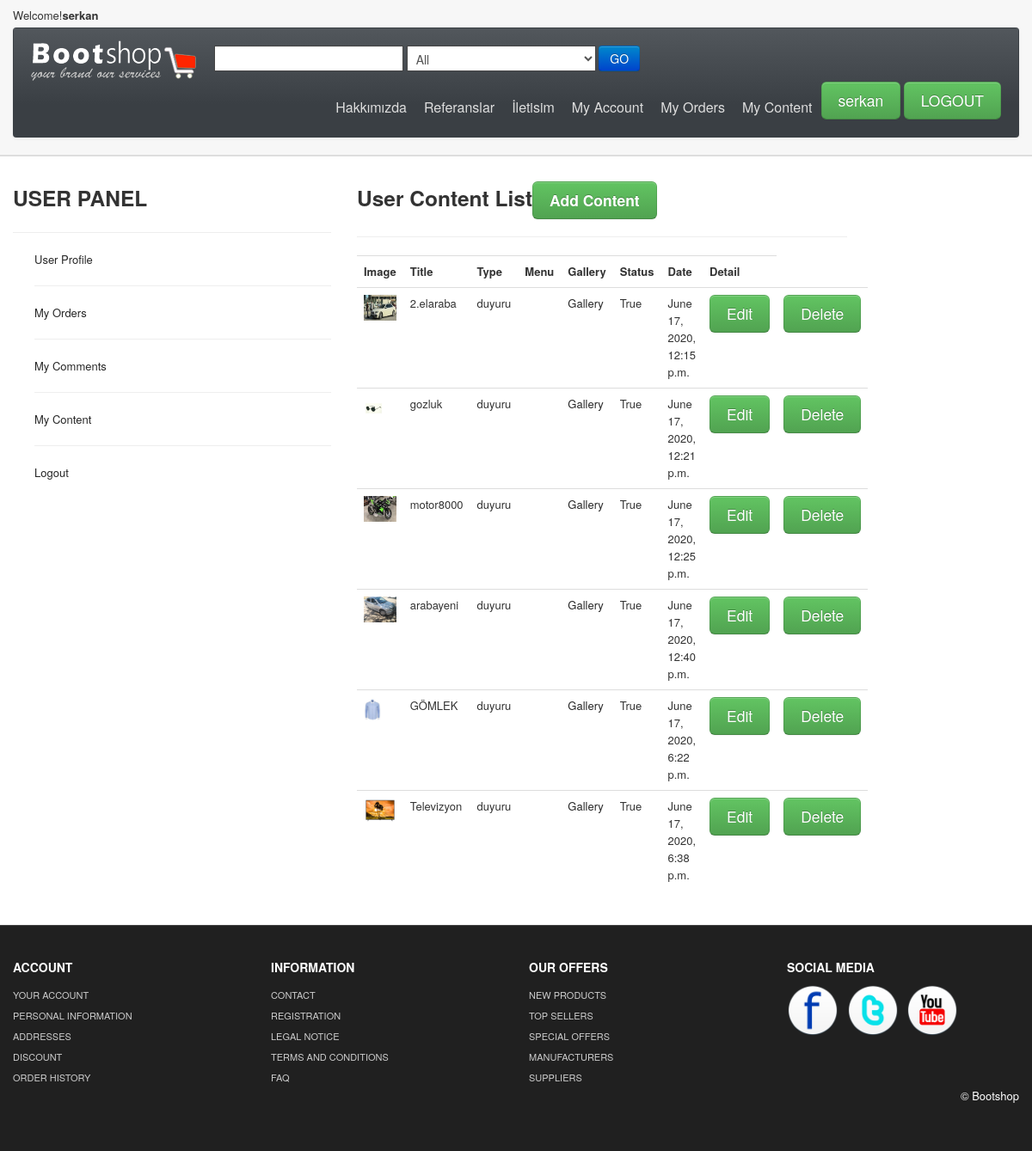
Screenshot of /user/contents/ (signed in) with the database file from the repository.
### content/models.py (models this page shows, shortened)
class Content(models.Model):
    TYPE = (
        ('menu','menu'),
        ('haber','haber'),
        ('duyuru','duyuru'),
        ('etkinlik','etkinlik'),
    )
    STATUS=(
        ('True', 'Evet'),
        ('False', 'Hayır'),
    )
    user = models.ForeignKey(User, on_delete=models.SET_NULL,null=True)
    menu = models.OneToOneField(Menu,null=True,blank=True,on_delete=models.CASCADE)
    type = models.CharField(max_length=10,choices=TYPE)
    title = models.CharField(max_length=158)
    price = models.CharField(max_length=15)
    keywords = models.CharField(blank=True,max_length=255)
    description = models.CharField(blank=True, max_length=255)
    image = models.ImageField(blank=True,upload_to='images/')
    detail = RichTextUploadingField()
    slug = models.SlugField(null=False,unique=True)
    status = models.CharField(max_length=18,choices=STATUS)
    create_at = models.DateTimeField(auto_now_add=True)
    update_at=models.DateTimeField(auto_now=True)
    def image_tag(self):
        return mark_safe('<img src="{}" height ="50"/>'.format(self.image.url))
    image_tag.short_description = 'Image'

### user/views.py (the view)
# urls.py: path('contents/', views.contents, name="contents"),
@login_required(login_url='/login')
def contents(request):
    category = Category.objects.all()
    menu = Menu.objects.all()
    current_user = request.user
    contents = Content.objects.filter(user_id=current_user.id)
    context = {
        'category':category,
        'menu':menu,
        'contents':contents,
    }
    return render(request,'user_contents.html',context)

### user/templates/user_contents.html (shortened to what this page needs)
{% extends "homebase.html"%}
{%block content %}
<div id="mainBody">
<div class="container">
	<div class="row">
		<div class="span4">
		<h3>USER PANEL</h3>
			<hr>
			{%include "user_panel.html" %}
		</div>
		<div class="span6">
			<h3>User Content List<a href="/user/addcontent" class="btn btn-large btn-success">Add  Content</a></h3>
			<hr>
			<table class="table">
                <tr style="border :none"  class="techSpecRow">
					<th>Image</th>
					<th >Title</th>
					<th>Type</th>
					<th >Menu</th>
					<th>Gallery</th>
					<th>Status</th>
					<th>Date</th>
					<th >Detail</th>
				</tr>
				{%for rs in contents%}
					<tr style="border :none"  class="techSpecRow" >
						<td><a href="/content/{{rs.id}}/{{rs.slug}}">
							<img src="{{rs.image.url}}" style="height:30px;"></a>
						</td>
						<td>{{rs.title}}</td>
						<td>{{rs.type}}</td>
						<td>{{rs.menu.title}}</td>
						<td>
							<a href="javascript:;" onclick="window.open('/user/contenaddimage/{{ rs.id }}', 'gallery', 'height=600, width=800, top=50, left=150')">Gallery</a>
						</td>
						<td>{{rs.status}}</td>
						<td>{{rs.create_at}}</td>
						<td><a class="btn btn-large btn-success" href="/user/contentedit/{{rs.id}}">Edit </a>
						</td>
						<td><a class="btn btn-large btn-success" href="/user/contentdelete/{{rs.id}}" onclick="return confirm('İçeriği silmek istediğinize emin misiniz?!!!')">Delete</a>
					</tr>
				{%endfor%}
			</table>
		</div>
	</div>
</div>
</div>
{% endblock %}

### home/templates/header.html (shortened to what this page needs)
{%load static%}
<div id="header">
<div class="container">
<div id="welcomeLine" class="row">
	<div class="span6">Welcome!<strong>{{user.username}}</strong></div>
	<div class="span6">
	</div>
</div>
<div id="logoArea" class="navbar">
  <div class="navbar-inner">
    <a class="brand" href="/"><img src="{%static 'themes/images/logo.png'%}" alt="Bootsshop"/></a>
	  <form class="form-inline navbar-search" method="post" action="/search/" >
		  <input id="query"  name="query" class="srchTxt" type="text" />
		  {% load mptt_tags %}
		  <select name="catid" class="srchTxt">
			<option value="0" >All</option>
		 </select>
		 <button type="submit" id="submitButton" class="btn btn-primary">GO</button>
    </form>
    <ul id="topMenu" class="nav pull-right">
	 <li class=""><a href=" /hakkimizda">Hakkımızda</a></li>
	 <li class=""><a href=" /referanslar">Referanslar</a></li>
	 <li class=""><a href=" /iletisim">İletisim</a></li>
	 <li class=""><a href=" /user">My Account</a></li>
	 <li class=""><a href=" /user/orders">My Orders</a></li>
	 <li class=""><a href=" /user/contents">My Content</a></li>
		 {%if user.id is not None%}
	 <a href="/login/" role="button" data-toggle="modal" style="padding-right:0"><span class="btn btn-large btn-success">{{user.username}}</span></a>
		 <a href="/logout"><span class="btn btn-large btn-success">LOGOUT </span></a></a>
		 {%else%}
		 <a href="/login/" role="button" data-toggle="modal" style="padding-right:0"><span class="btn btn-large btn-success">LOGİN </span></a>
		 <a href="/signup/"><span class="btn btn-large btn-success">SIGNUP </span></a></a>
		  {%endif%}
    </ul>
  </div>
</div>
</div>
</div>

### home/static/themes/css/base.css (style rules this page uses)
#mainBody { border-top:2px solid #dedede; padding-top: 18px; }
#carouselBlk,#header { background: url(../images/headerRepeat.png) repeat-x 0 0 #f7f7f7; }
#logoArea, #logoArea a { line-height:49px; }
#logoArea .btn, #logoArea .btn-group { margin-top: 0; }
#welcomeLine { padding: 8px 0 4px }
.navbar-search .srchTxt { border-radius: 0;border: 1px solid #444; }
.navbar .nav > li > a { padding:10px;color: #DDD;text-shadow: none;font-size: 16px; }
#logoArea, #logoArea a { outline:none; }
.navbar .nav.pull-right, #sideManu { overflow:hidden; }
.navbar-search { margin-top: 8px; }

### rows the page displays
Content: image (picture), title "2.elaraba", type "duyuru", status "True", create_at "June 17, 2020, 12:15 p.m."
Content: image (picture), title "gozluk", type "duyuru", status "True", create_at "June 17, 2020, 12:21 p.m."
Content: image (picture), title "motor8000", type "duyuru", status "True", create_at "June 17, 2020, 12:25 p.m."
Content: image (picture), title "arabayeni", type "duyuru", {{ rs.id }} 6 (drawn), status "True", create_at "June 17, 2020, 12:40 p.m."
Content: image (picture), title "GÖMLEK", type "duyuru", status "True", create_at "June 17, 2020, 6:22 p.m."
Content: image (picture), title "Televizyon", type "duyuru", {{ rs.id }} 8 (drawn), status "True", create_at "June 17, 2020, 6:38 p.m."

### other values shown
{{ user.username }} "serkan"
